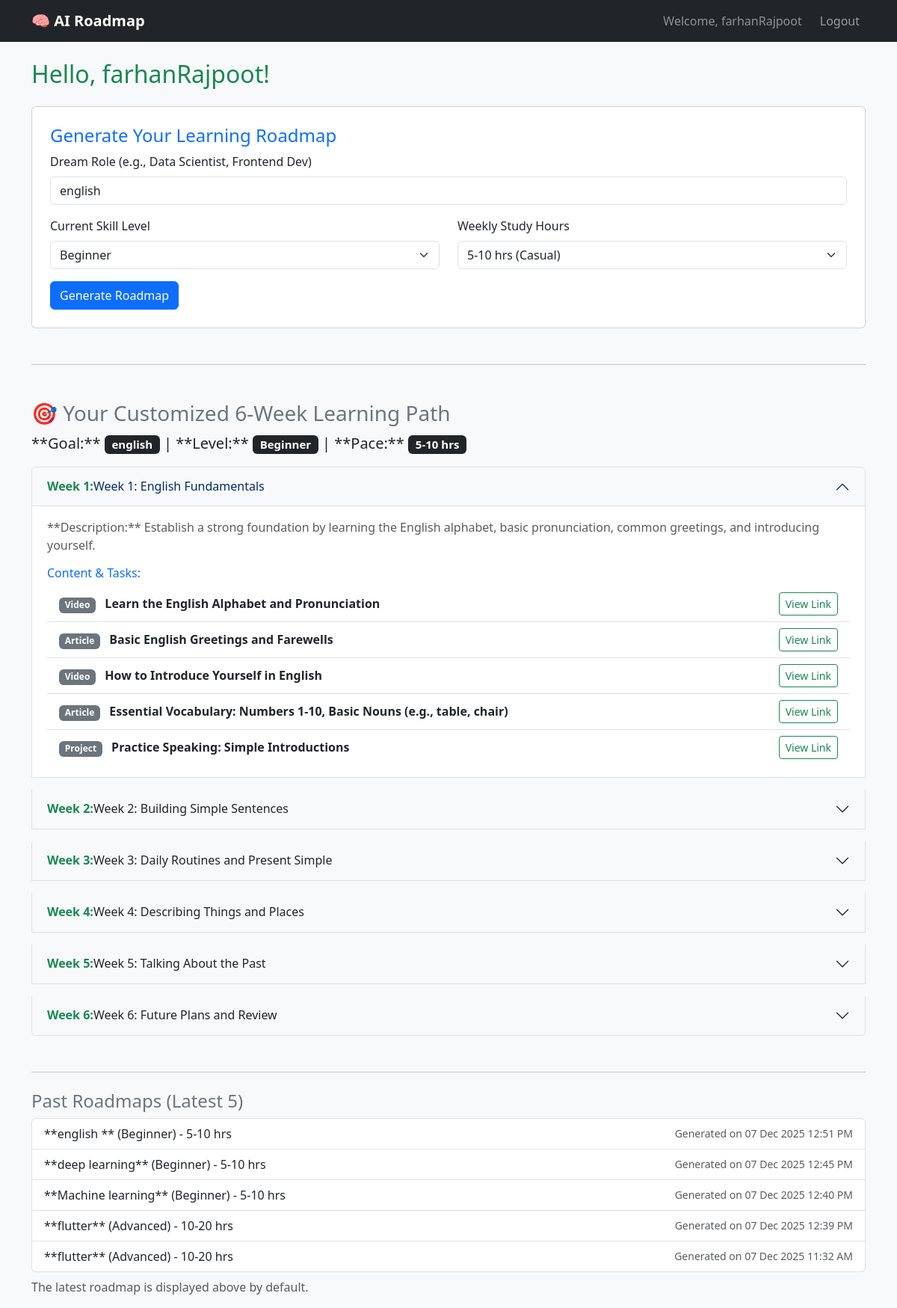
Page /dashboard (signed in) on the committed database.
### app.py (models this page shows)
class LearningPath(db.Model):
    id = db.Column(db.Integer, primary_key=True)
    user_id = db.Column(db.Integer, db.ForeignKey("user.id"), nullable=False)
    created_at = db.Column(db.DateTime, default=datetime.utcnow)
    level = db.Column(db.String(50), nullable=False)
    dream_role = db.Column(db.String(150), nullable=False)
    weekly_hours = db.Column(db.String(50), nullable=False)
    roadmap_json = db.Column(db.Text, nullable=False)

### app.py (the view, shortened to what this page needs)
@app.route("/dashboard", methods=["GET", "POST"])
@login_required
def dashboard():
    user_name = session.get("user_name", "User")
    roadmap = None
    level = dream_role = weekly_hours = ""
    history = LearningPath.query.filter_by(user_id=session["user_id"]).order_by(
        LearningPath.created_at.desc()
    ).limit(5).all()
    if not roadmap and history:
        latest = history[0]
        roadmap = json.loads(latest.roadmap_json)
        level = latest.level
        dream_role = latest.dream_role
        weekly_hours = latest.weekly_hours
    return render_template(
        "dashboard.html",
        user_name=user_name,
        roadmap=roadmap,
        history=history,
        level=level,
        dream_role=dream_role,
        weekly_hours=weekly_hours
    )

### app.py (called while the page is built)
def login_required(view_func):
    @wraps(view_func)
    def wrapper(*args, **kwargs):
        if "user_id" not in session:
            flash("Please login first.", "error")
            return redirect(url_for("login"))
        return view_func(*args, **kwargs)
    return wrapper

### templates/dashboard.html (shortened to what this page needs)
{% extends "base.html" %}
{% block content %}
<div class="container mt-4">
    <h2 class="mb-4 text-success">Hello, {{ user_name }}! </h2>
    <div class="card p-4 mb-5 card-shadow">
        <h4 class="card-title text-primary">Generate Your Learning Roadmap</h4>
        <form method="POST" action="{{ url_for('dashboard') }}">
            <div class="mb-3">
                <label for="dream_role" class="form-label">Dream Role (e.g., Data Scientist, Frontend Dev)</label>
                <input type="text" class="form-control" id="dream_role" name="dream_role" value="{{ dream_role or '' }}" required>
            </div>
            <div class="row">
                <div class="col-md-6 mb-3">
                    <label for="level" class="form-label">Current Skill Level</label>
                    <select class="form-select" id="level" name="level" required>
                        <option value="Beginner" {% if level == 'Beginner' %}selected{% endif %}>Beginner</option>
                    </select>
                </div>
                <div class="col-md-6 mb-3">
                    <label for="weekly_hours" class="form-label">Weekly Study Hours</label>
                    <select class="form-select" id="weekly_hours" name="weekly_hours" required>
                        <option value="5-10 hrs" {% if weekly_hours == '5-10 hrs' %}selected{% endif %}>5-10 hrs (Casual)</option>
                    </select>
                </div>
            </div>
            <button type="submit" class="btn btn-primary">Generate Roadmap </button>
        </form>
    </div>
    {% if roadmap %}
    <hr class="mb-5">
    <div id="roadmap-output">
        <h3 class="text-secondary">🎯 Your Customized 6-Week Learning Path</h3>
        <p class="lead">
            **Goal:** <span class="badge bg-dark">{{ dream_role }}</span> |
            **Level:** <span class="badge bg-dark">{{ level }}</span> |
            **Pace:** <span class="badge bg-dark">{{ weekly_hours }}</span>
        </p>
        <div class="accordion" id="roadmapAccordion">
            {% for week_data in roadmap %}
            <div class="accordion-item card-shadow mb-3">
                <h2 class="accordion-header" id="heading{{ loop.index }}">
                    <button class="accordion-button {% if loop.index != 1 %}collapsed{% endif %} bg-light" type="button" data-bs-toggle="collapse" data-bs-target="#collapse{{ loop.index }}" aria-expanded="{% if loop.index == 1 %}true{% else %}false{% endif %}" aria-controls="collapse{{ loop.index }}">
                        <strong class="text-success">Week {{ loop.index }}:</strong> {{ week_data.title }}
                    </button>
                </h2>
                <div id="collapse{{ loop.index }}" class="accordion-collapse collapse {% if loop.index == 1 %}show{% endif %}" aria-labelledby="heading{{ loop.index }}" data-bs-parent="#roadmapAccordion">
                    <div class="accordion-body">
                        <p class="card-text text-muted">**Description:** {{ week_data.description }}</p>
                        <h6 class="mt-3 text-primary">Content & Tasks:</h6>
                        <ul class="list-group list-group-flush">
                            {% for item in week_data.content %}
                            <li class="list-group-item d-flex justify-content-between align-items-center">
                                <div class="me-auto">
                                    <span class="badge bg-secondary me-2">{{ item.type }}</span>
                                    <span class="fw-bold">{{ item.title }}</span>
                                </div>
                                {% if item.url %}
                                <a href="{{ item.url }}" target="_blank" class="btn btn-sm btn-outline-success">View Link</a>
                                {% else %}
                                <span class="badge bg-warning text-dark">Project Task</span>
                                {% endif %}
                            </li>
                            {% endfor %}
                        </ul>
                    </div>
                </div>
            </div>
            {% endfor %}
        </div>
    </div>
    {% endif %}
    {% if history %}
    <hr class="mt-5">
    <div class="mt-4">
        <h4 class="text-secondary">Past Roadmaps (Latest 5)</h4>
        <ul class="list-group">
            {% for item in history %}
            <li class="list-group-item d-flex justify-content-between align-items-center">
                <span>**{{ item.dream_role }}** ({{ item.level }}) - {{ item.weekly_hours }}</span>
                <small class="text-muted">Generated on {{ item.created_at.strftime('%d %b %Y %I:%M %p') }}</small>
            </li>
            {% endfor %}
        </ul>
        <p class="text-muted mt-2">The latest roadmap is displayed above by default.</p>
    </div>
    {% endif %}
</div>
{% endblock %}

### templates/base.html (shortened to what this page needs)
<!DOCTYPE html>
<html lang="en">
<head>
    <link href="https://cdn.jsdelivr.net/npm/bootstrap@5.3.3/dist/css/bootstrap.min.css" rel="stylesheet">
</head>
<body>
    <nav class="navbar navbar-expand-lg navbar-dark bg-dark">
        <div class="container">
            <a class="navbar-brand" href="{{ url_for('dashboard') }}">🧠 AI Roadmap</a>
            <div class="collapse navbar-collapse justify-content-end">
                <ul class="navbar-nav">
                    {% if 'user_id' in session %}
                    <li class="nav-item">
                        <span class="nav-link text-white-50">Welcome, {{ session.user_name }}</span>
                    </li>
                    <li class="nav-item">
                        <a class="nav-link btn btn-outline-light btn-sm ms-2" href="{{ url_for('logout') }}">Logout</a>
                    </li>
                    {% endif %}
                </ul>
            </div>
        </div>
    </nav>
    <main>
        {% block content %}{% endblock %}
    </main>
</body>
</html>

### templates/base.html (style rules this page uses)
body { background-color: #f8f9fa; }
.navbar-brand { font-weight: bold; }

### rows in the picture
LearningPath: dream_role "english", level "Beginner", weekly_hours "5-10 hrs (Casual)", weekly_hours "5-10 hrs", created_at "07 Dec 2025 12:51 PM"
LearningPath: dream_role "deep learning", level "Beginner", weekly_hours "5-10 hrs", created_at "07 Dec 2025 12:45 PM"
LearningPath: dream_role "Machine learning", level "Beginner", weekly_hours "5-10 hrs", created_at "07 Dec 2025 12:40 PM"
LearningPath: dream_role "flutter", level "Advanced", weekly_hours "10-20 hrs", created_at "07 Dec 2025 12:39 PM"
LearningPath: dream_role "flutter", level "Advanced", weekly_hours "10-20 hrs", created_at "07 Dec 2025 11:32 AM"

### other values in the picture
{{ session.user_name }} "farhanRajpoot"
{{ user_name }} "farhanRajpoot"
{{ week_data.title }} "Week 1: English Fundamentals" "Week 2: Building Simple Sentences" "Week 3: Daily Routines and Present Simple" "Week 4: Describing Things and Places" "Week 5: Talking About the Past" "Week 6: Future Plans and Review"
{{ week_data.description }} "Establish a strong foundation by learning the English alphabet, basic pronunciation, common greetings, and introducing yourself."
{{ item.type }} "Video" "Article" "Video" "Article" "Project"
{{ item.title }} "Learn the English Alphabet and Pronunciation" "Basic English Greetings and Farewells" "How to Introduce Yourself in English" "Essential Vocabulary: Numbers 1-10, Basic Nouns (e.g., table, chair)" "Practice Speaking: Simple Introductions"
